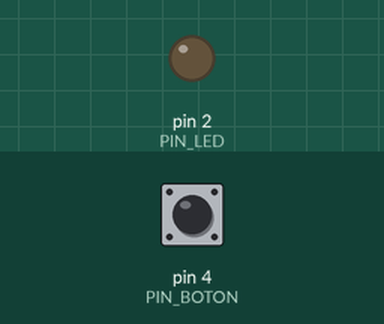
Recording of a sketch running on a simulated Arduino Uno, built with avr-gcc and run on an emulated ATmega328P. On the bench: output pins drawn as LEDs (lit = HIGH). Inputs (shaded band) come from the test bench; at power-on: pin 4 (PIN_BOTON) LOW.

Above: at 1.2 s.
1.3 s: pin 4 (PIN_BOTON) pulled HIGH for 0.15 s
At 1.37 s:
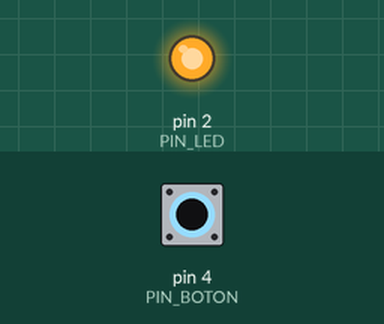
2.9 s: pin 4 (PIN_BOTON) pulled HIGH for 3.2 s
At 6.9 s:
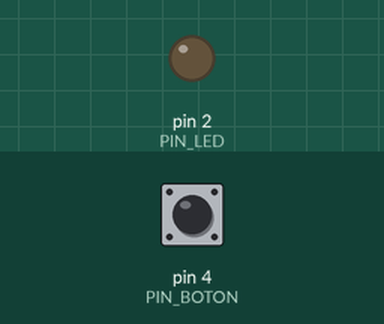
Timing chart, 0 to 8.4 s (numbered marks = the images above; inputs shaded):
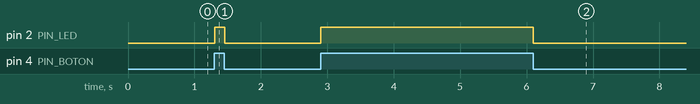

Measured:
- after the input at 1.3 s, pin 2 (PIN_LED): LOW → HIGH at once, → LOW 0.15 s later
- after the input at 2.9 s, pin 2 (PIN_LED): LOW → HIGH at once, → LOW 3.2 s later

The sketch:

botonLed.ino.ino
```cpp
/*
* botonLed.ino
*
* Este programa hace que el led de del microcontrolador
* ESP32 DEVKIT DOIT de 30 pines o un LED conectado al pin 2,
* encienda cuando el interruptor de boton se presiona y
* se apague al liberarlo.
*
* Uno de los polos del interruptor de botón está conectado
* al pin 4 y el otro al pin 3.3V. Hay una resistencia de
* 10 KOhm entre tierra y el pin 4.
*
* Este programa utiliza la biblioteca Bounce2 para eliminar
* el ruido en la conmutación de los interruptores
*
* La liga para descargar esta biblioteca es:
*
* https://github.com/thomasfredericks/Bounce2
*/
#include <Bounce2.h>
// Pin a la que esta conectado el interruptor, GPIO4
const unsigned int PIN_BOTON = 4;
// Pin a la que esta conectado el LED, GPIO2
const unsigned int PIN_LED = 2;
// Crea una instancia de la clase Bounce
Bounce debouncer = Bounce();
void setup() {
// Establece el pin PIN_LED (GPIO2) como de salida.
pinMode(PIN_LED, OUTPUT);
// Establece el pin PIN_BOTON (GPIO4) como de entrada.
pinMode(PIN_BOTON, INPUT);
// Establece el interruptor de boton al que se le
// eliminara el ruido
debouncer.attach(PIN_BOTON);
// Establece el intervalo (en ms) de espera para eliminar
// el ruido
debouncer.interval(5);
}
void loop() {
// Actualiza el valor de la instancia del objeto Bounce.
// Debe hacerse frecuentemente. Una vez en cada iteracion de
// la funcion loop()
debouncer.update();
// Obten el estado del interruptor (HIGH o LOW)
int valor = debouncer.read();
// Enciende/apaga el led de acuerdo el valor del interruptor
digitalWrite(PIN_LED, valor);
}
```
